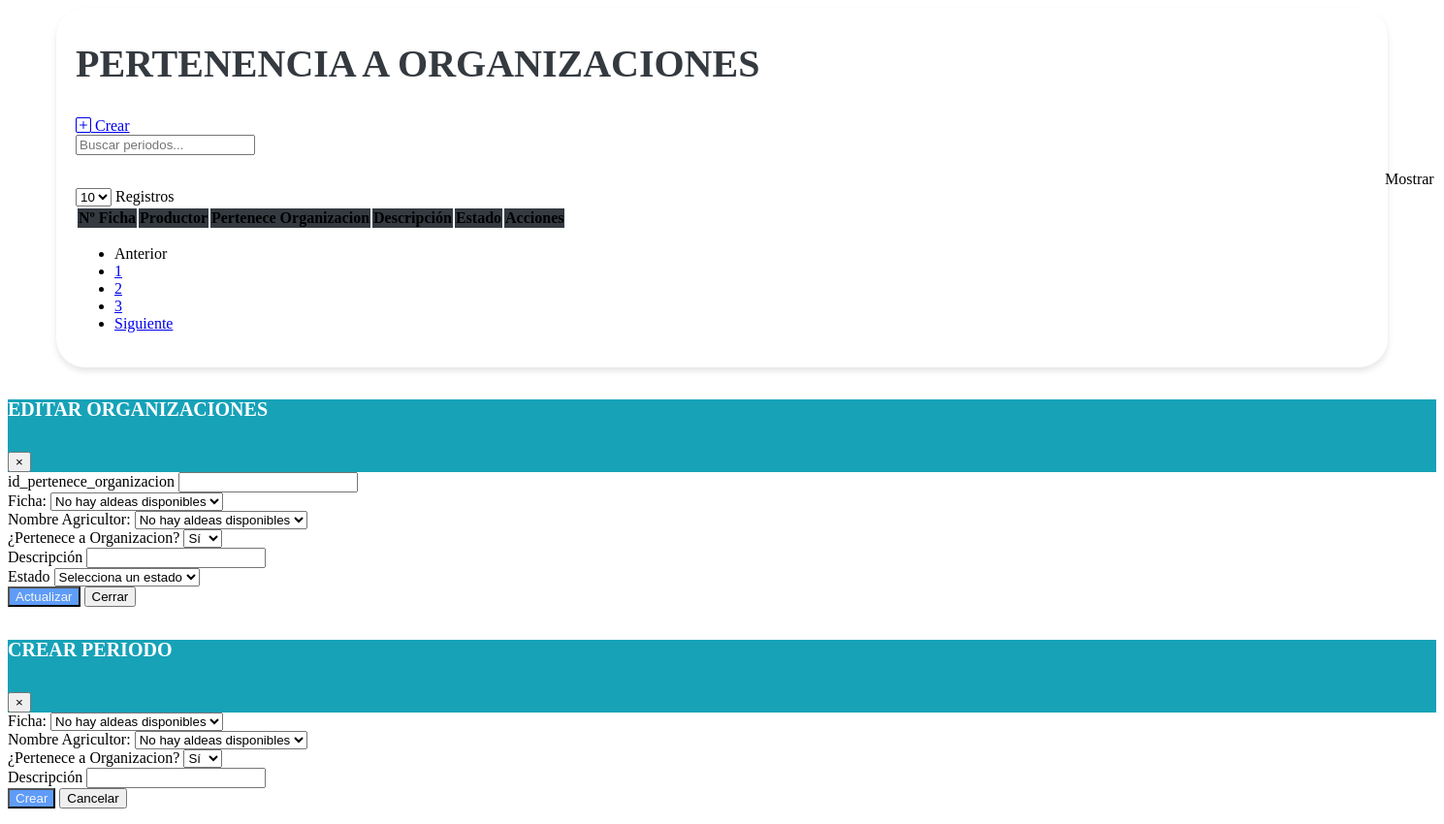
/vistas/Mantenimiento_Base_Organizaciones_Productor.php, run on an earlier commit of the app's database.
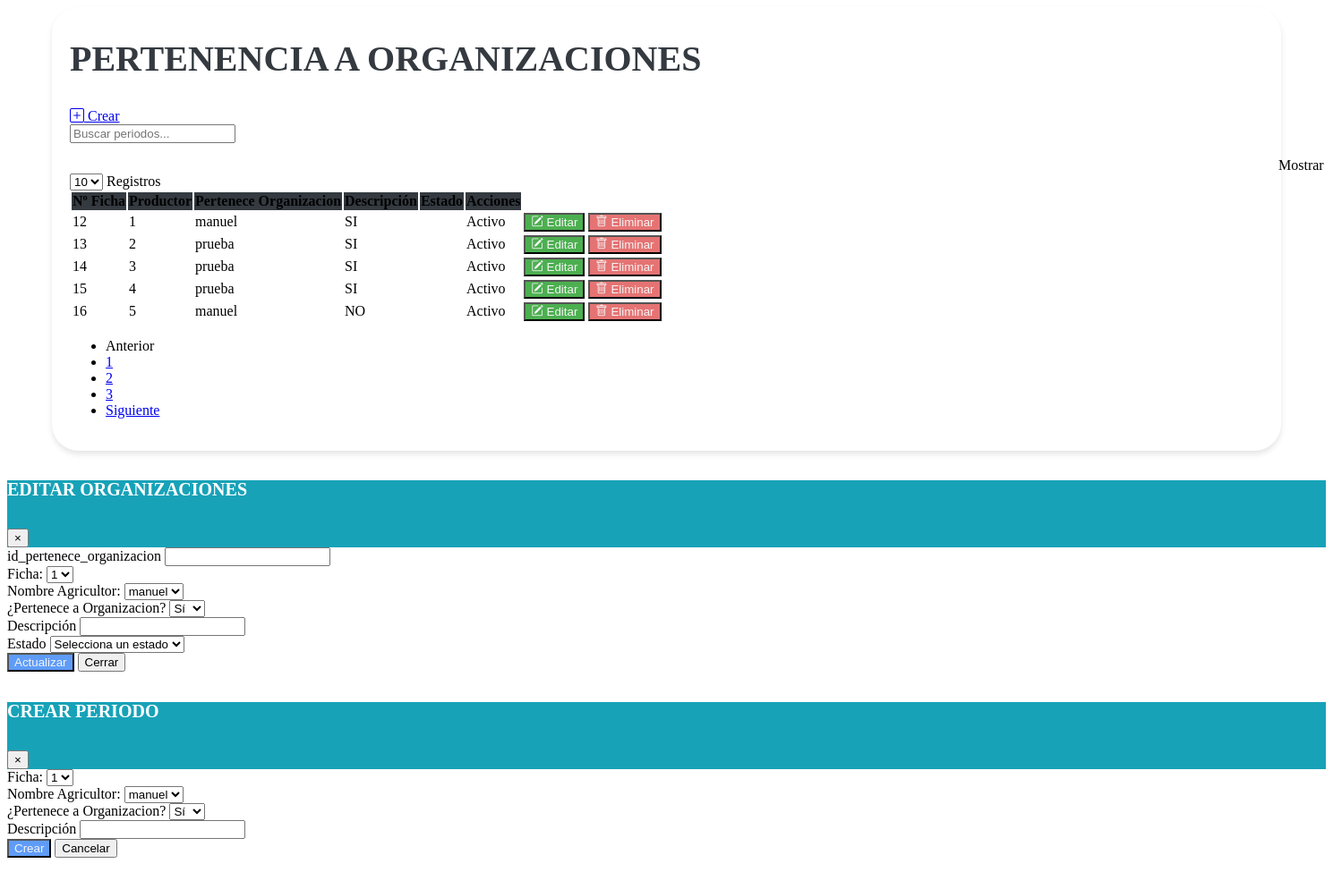
And on a later commit of the database.
### tables this page shows
CREATE TABLE `tbl_base_organizacion` (
  `id_pertenece_organizacion` bigint(20) NOT NULL,
  `id_ficha` bigint(20) NOT NULL,
  `id_productor` bigint(20) DEFAULT NULL,
  `pertenece_a_organizacion` enum('S','N') DEFAULT NULL,
  `descripcion` text DEFAULT NULL,
  `creado_por` varchar(50) DEFAULT NULL,
  `fecha_creacion` timestamp NULL DEFAULT current_timestamp(),
  `modificado_por` varchar(50) DEFAULT NULL,
  `fecha_modificacion` timestamp NULL DEFAULT current_timestamp() ON UPDATE current_timestamp(),
  `estado` enum('A','I') DEFAULT 'A'
);

CREATE TABLE `fichas` (
  `id_ficha` bigint(20) NOT NULL DEFAULT 0,
  `fecha_solicitud` date DEFAULT NULL,
  `anio_solicitud` int(11) DEFAULT NULL,
  `descripcion` varchar(255) DEFAULT NULL,
  `creado_por` varchar(50) DEFAULT NULL,
  `fecha_creacion` timestamp NOT NULL DEFAULT current_timestamp(),
  `modificado_por` varchar(50) DEFAULT NULL,
  `fecha_modificacion` timestamp NOT NULL DEFAULT current_timestamp() ON UPDATE current_timestamp(),
  `estado` enum('A','I') DEFAULT NULL,
  `fecha_entrevista` date DEFAULT NULL,
  `nombre_encuentrador` varchar(50) DEFAULT NULL,
  `firma_productor` varchar(100) DEFAULT NULL,
  `nombre_encuestador` varchar(50) DEFAULT NULL,
  `firma_encuestador` varchar(100) DEFAULT NULL,
  `nombre_supervisor` varchar(50) DEFAULT NULL,
  `firma_supervisor` varchar(100) DEFAULT NULL
);

CREATE TABLE `tbl_productor` (
  `id_ficha` varchar(50) DEFAULT NULL,
  `id_productor` bigint(20) NOT NULL,
  `primer_nombre` varchar(255) DEFAULT NULL,
  `segundo_nombre` varchar(255) DEFAULT NULL,
  `primer_apellido` varchar(255) DEFAULT NULL,
  `segundo_apellido` varchar(255) DEFAULT NULL,
  `identificacion` bigint(20) DEFAULT NULL,
  `fecha_nacimiento` date DEFAULT NULL,
  `genero` varchar(10) DEFAULT NULL,
  `estado_civil` varchar(20) DEFAULT NULL,
  `nivel_escolaridad` varchar(50) DEFAULT NULL,
  `ultimo_grado_escolar_aprobado` varchar(50) DEFAULT NULL,
  `telefono_1` int(11) DEFAULT NULL,
  `telefono_2` int(11) DEFAULT NULL,
  `telefono_3` int(11) DEFAULT NULL,
  `email_1` varchar(255) DEFAULT NULL,
  `email_2` varchar(255) DEFAULT NULL,
  `email_3` varchar(255) DEFAULT NULL,
  `descripcion` text DEFAULT NULL,
  `creado_por` varchar(25) DEFAULT NULL,
  `fecha_creacion` timestamp NOT NULL DEFAULT current_timestamp() ON UPDATE current_timestamp(),
  `modificado_por` varchar(25) DEFAULT NULL,
  `fecha_modificacion` timestamp NOT NULL DEFAULT current_timestamp(),
  `estado` enum('A','I') DEFAULT NULL
);

### vistas/Mantenimiento_Base_Organizaciones_Productor.php (the view, shortened to what the changed rows need)
<link href="https://cdn.jsdelivr.net/npm/bootstrap-icons@1.10.0/font/bootstrap-icons.css" rel="stylesheet">
<link rel="stylesheet" href="assets/css/estilos.css">
<div class="containertable">
    <div class="d-flex justify-content-between align-items-end mb-4">
        <div>
            <h1 class="poppins-font mb-2">PERTENENCIA A ORGANIZACIONES</h1>
            <br>
        </div>
    </div>
    <div class="table-responsive">
        <table class="table table-hover">
            <thead class="table-dark text-center" style="background-color: #343A40;">
                <tr>
                    <th scope="col">Nº Ficha</th>
                    <th scope="col">Productor</th>
                    <th scope="col">Pertenece Organizacion</th>
                    <th scope="col">Descripción</th>
                    <th scope="col">Estado</th>
                    <th scope="col">Acciones</th>
                </tr>
            </thead>
            <tbody class="text-center">
                <?php
                include "../php/conexion_be.php";
                $sql = $conexion->query("SELECT
                BO.*,
                F.id_ficha,
                P.primer_nombre
            FROM
            tbl_base_organizacion BO
            INNER JOIN fichas F ON BO.Id_Ficha = F.id_ficha
            INNER JOIN tbl_productor P ON BO.Id_Productor = P.id_productor;
            ");
                while ($datos = $sql->fetch_object()) { ?>
                    <tr>
                        <td><?= $datos->id_pertenece_organizacion ?></td>
                        <td><?= $datos->id_ficha ?></td>
                        <td><?= $datos->primer_nombre ?></td>
                        <td><?php
                            if ($datos->pertenece_a_organizacion == "S") {
                                echo '<span class="badge bg-success">SI</span>';
                            } else {
                                echo '<span class="badge bg-danger">NO</span>';
                            }
                            ?>
                        </td>
                        <td><?= $datos->descripcion ?></td>
                        <td><?php
                            if ($datos->estado == "A") {
                                echo '<span class="badge bg-success">Activo</span>';
                            } else {
                                echo '<span class="badge bg-danger">Inactivo</span>';
                            }
                            ?></td>
                        <td>
                            <button type="button" class="btn btn-editar" data-toggle="modal" data-target="#modalEditar" onclick="abrirModalEditar
                            ('<?= $datos->id_pertenece_organizacion ?>', '<?= $datos->id_ficha ?>', '<?= $datos->id_productor ?>', '<?= $datos->pertenece_a_organizacion ?>', '<?= $datos->descripcion ?>', '<?= $datos->estado ?>')">
                                <i class="bi bi-pencil-square"></i>
                                Editar
                            </button>
                            <form id="deleteForm" method="POST" action="modelos/eliminar_pertenece_organizacion.php" style="display: inline;">
                                <button type="submit" class="btn btn-eliminar">
                                    <i class="bi bi-trash"></i>
                                    Eliminar
                                </button>
                            </form>
                        </td>
                    </tr>
                <?php }
                ?>
            </tbody>
        </table>
    </div>
</div>
<div class="modal fade" id="modalEditar" tabindex="-1" role="dialog" aria-labelledby="exampleModalLabel" aria-hidden="true">
    <div class="modal-dialog" role="document">
        <div class="modal-content">
            <div class="modal-body">
                <form id="formularioEditar" method="POST" action="#">
                    <div class="row">
                        <div class="col">
                            <div class="form-group">
                                <label for="id_ficha">Ficha:</label>
                                <select class="form-control" id="id_ficha" name="id_ficha" readonly>
                                    <?php
                                    include '../php/conexion_be.php';
                                    $sql = "SELECT id_ficha FROM fichas";
                                    $result = mysqli_query($conexion, $sql);
                                    if (mysqli_num_rows($result) > 0) {
                                        while ($row = mysqli_fetch_assoc($result)) {
                                            echo '<option value="' . $row["id_ficha"] . '">' . $row["id_ficha"] . '</option>';
                                        }
                                    } else {
                                        echo '<option value="">No hay aldeas disponibles</option>';
                                    }
                                    ?>
                                </select>
                            </div>
                        </div>
                    </div>
                    <div class="row">
                        <div class="col">
                            <div class="form-group">
                                <label for="id_productor">Nombre Agricultor:</label>
                                <select class="form-control" id="id_productor" name="id_productor" readonly>
                                    <?php
                                    include '../php/conexion_be.php';
                                    $sql = "SELECT id_productor , primer_nombre FROM tbl_productor";
                                    $result = mysqli_query($conexion, $sql);
                                    if (mysqli_num_rows($result) > 0) {
                                        while ($row = mysqli_fetch_assoc($result)) {
                                            echo '<option value="' . $row["id_productor"] . '">' . $row["primer_nombre"] . '</option>';
                                        }
                                    } else {
                                        echo '<option value="">No hay aldeas disponibles</option>';
                                    }
                                    ?>
                                </select>
                            </div>
                        </div>
                    </div>
                </form>
            </div>
        </div>
    </div>
</div>
<div class="modal fade" id="modalForm" tabindex="-1" role="dialog" aria-labelledby="exampleModalLabel" aria-hidden="true">
    <div class="modal-dialog">
        <div class="modal-content" role="document">
            <div class="modal-body">
                <form action="modelos/agregar_pertenece_organizacion.php" method="POST">
                    <div class="row">
                        <div class="col">
                            <div class="form-group">
                                <label for="id_ficha">Ficha:</label>
                                <select class="form-control" id="id_ficha" name="id_ficha" required>
                                    <?php
                                    include '../php/conexion_be.php';
                                    $sql = "SELECT id_ficha FROM fichas";
                                    $result = mysqli_query($conexion, $sql);
                                    if (mysqli_num_rows($result) > 0) {
                                        while ($row = mysqli_fetch_assoc($result)) {
                                            echo '<option value="' . $row["id_ficha"] . '">' . $row["id_ficha"] . '</option>';
                                        }
                                    } else {
                                        echo '<option value="">No hay aldeas disponibles</option>';
                                    }
                                    ?>
                                </select>
                            </div>
                        </div>
                        <div class="col">
                            <div class="form-group">
                                <label for="id_productor">Nombre Agricultor:</label>
                                <select class="form-control" id="id_productor" name="id_productor" required>
                                    <?php
                                    include '../php/conexion_be.php';
                                    $sql = "SELECT id_productor , primer_nombre FROM tbl_productor";
                                    $result = mysqli_query($conexion, $sql);
                                    if (mysqli_num_rows($result) > 0) {
                                        while ($row = mysqli_fetch_assoc($result)) {
                                            echo '<option value="' . $row["id_productor"] . '">' . $row["primer_nombre"] . '</option>';
                                        }
                                    } else {
                                        echo '<option value="">No hay aldeas disponibles</option>';
                                    }
                                    ?>
                                </select>
                            </div>
                        </div>
                    </div>
                </form>
            </div>
        </div>
    </div>
</div>

What changed in the data, as far as the page shows it:
added tbl_base_organizacion: id_pertenece_organizacion "12", id_ficha.id_ficha "1", id_productor.primer_nombre "manuel", pertenece_a_organizacion "SI", estado "Activo"
added tbl_base_organizacion: id_pertenece_organizacion "13", id_ficha.id_ficha "2", id_productor.primer_nombre "prueba", pertenece_a_organizacion "SI", estado "Activo"
added tbl_base_organizacion: id_pertenece_organizacion "14", id_ficha.id_ficha "3", id_productor.primer_nombre "prueba", pertenece_a_organizacion "SI", estado "Activo"
added tbl_base_organizacion: id_pertenece_organizacion "15", id_ficha.id_ficha "4", id_productor.primer_nombre "prueba", pertenece_a_organizacion "SI", estado "Activo"
added tbl_base_organizacion: id_pertenece_organizacion "16", id_ficha.id_ficha "5", id_productor.primer_nombre "manuel", pertenece_a_organizacion "NO", estado "Activo"
Also different on the page:
form field id_ficha: "No hay aldeas disponibles" → "1"
form field id_productor: "No hay aldeas disponibles" → "manuel"
